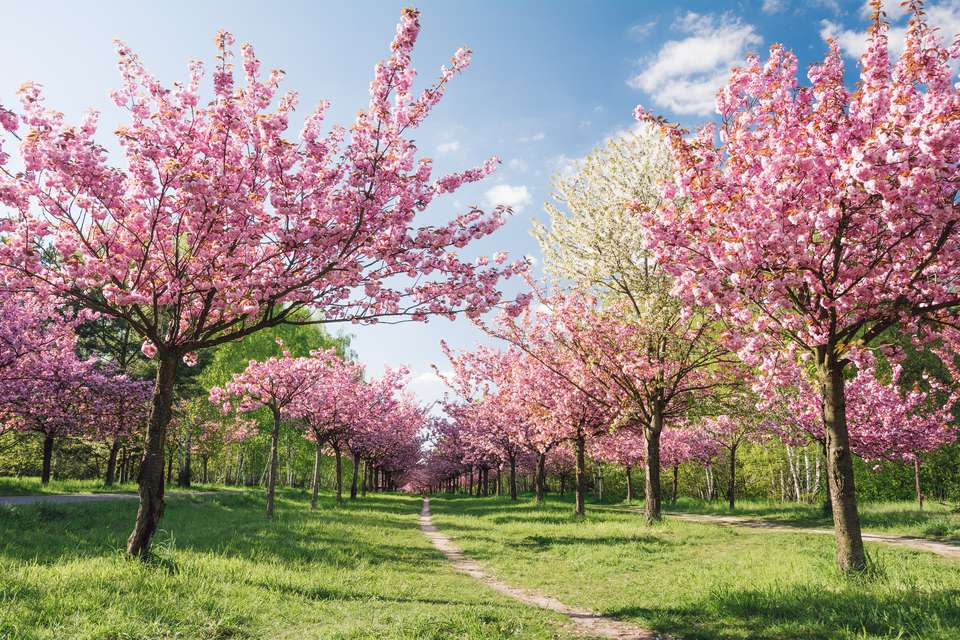
#> input picture cherry2.jpg, 960 x 640 px
$ python resize.py
#> lines starting #> are read from the running program, lines starting #| are printed output that depends on the picture
import numpy as np

import cv2

img=cv2.imread('cherry2.jpg',1)
#> img is the input picture: shape (640, 960, 3); mean B, G, R 130, 142.1, 156.7

#scale

img_half=cv2.resize(img,(0,0),fx=0.5,fy=0.5)
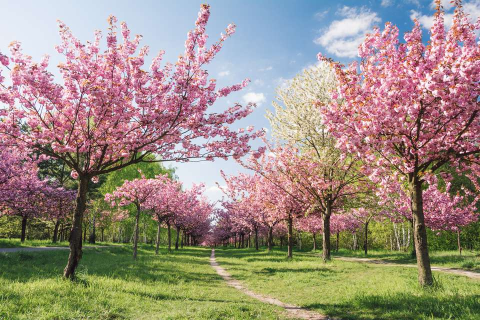
#> img_half: shape (320, 480, 3); mean B, G, R 130.1, 142.2, 156.8
img_stretch=cv2.resize(img,(600,600))
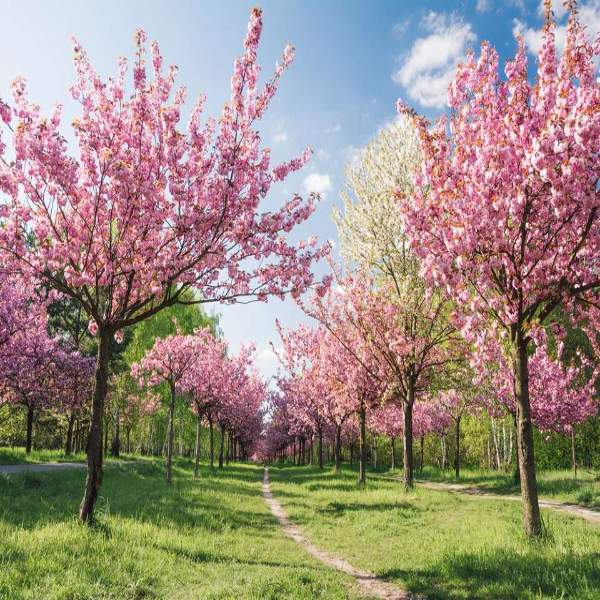
#> img_stretch: shape (600, 600, 3); mean B, G, R 129.8, 142, 156.6
img_stretch_near=cv2.resize(img,(600,600),interpolation=cv2.INTER_NEAREST)
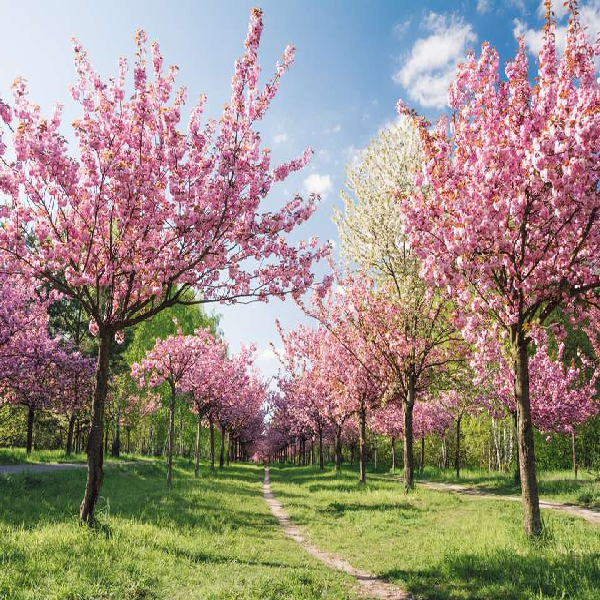
#> img_stretch_near: shape (600, 600, 3); mean B, G, R 130.1, 142.1, 156.8

cv2.imshow("half",img_half)
cv2.imshow("expand",img_stretch)
cv2.imshow("expand2",img_stretch_near)


#rotation

M=cv2.getRotationMatrix2D((0,0),-80,1)
rotate=cv2.warpAffine(img,M,(img.shape[1],img.shape[0]))
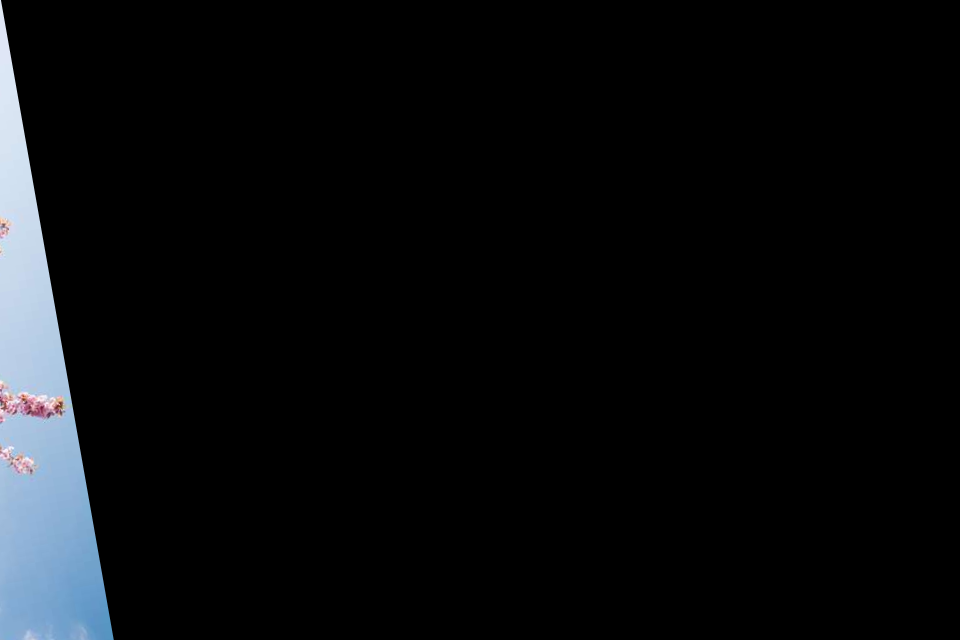
#> rotate: shape (640, 960, 3); mean B, G, R 13.1, 11.3, 9.8

cv2.imshow("rotate",rotate)


cv2.waitKey(0)
cv2.destroyAllWindows()

$ run again, with butterfly.jpg copied over cherry2.jpg
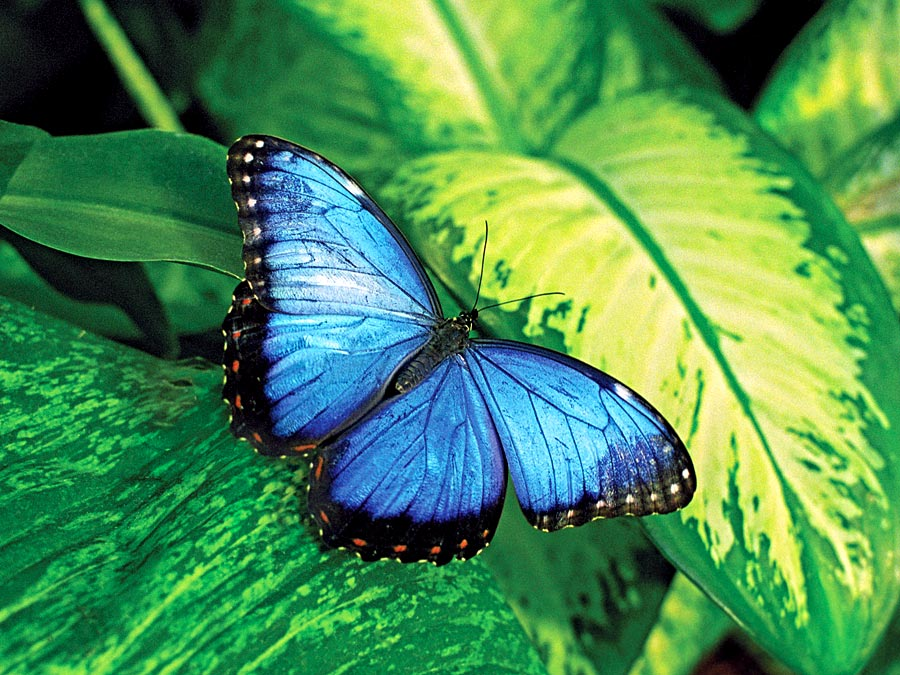
#> input picture butterfly.jpg, 900 x 675 px
#> img is the input picture: shape (675, 900, 3); mean B, G, R 85, 142.2, 75.5
#> `img_stretch_near=cv2.resize(img,(600,600),interpolation=cv2.INTER_NEAR..`:
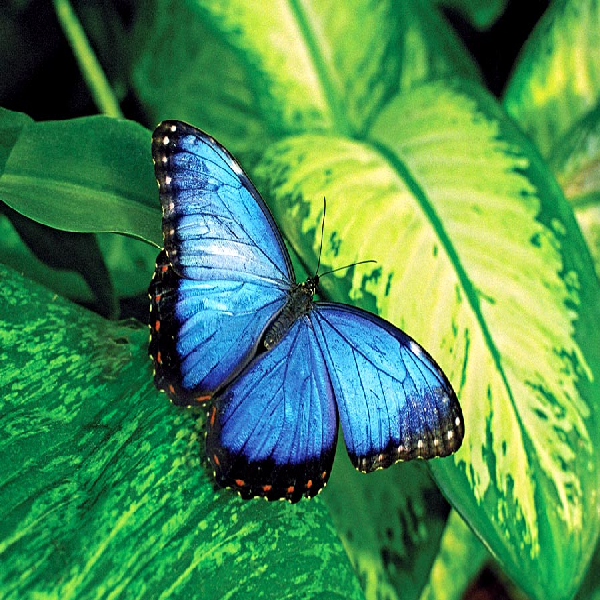
#> img_stretch_near: shape (600, 600, 3); mean B, G, R 85, 142.1, 75.5
#> `rotate=cv2.warpAffine(img,M,(img.shape[1],img.shape[0]))`:
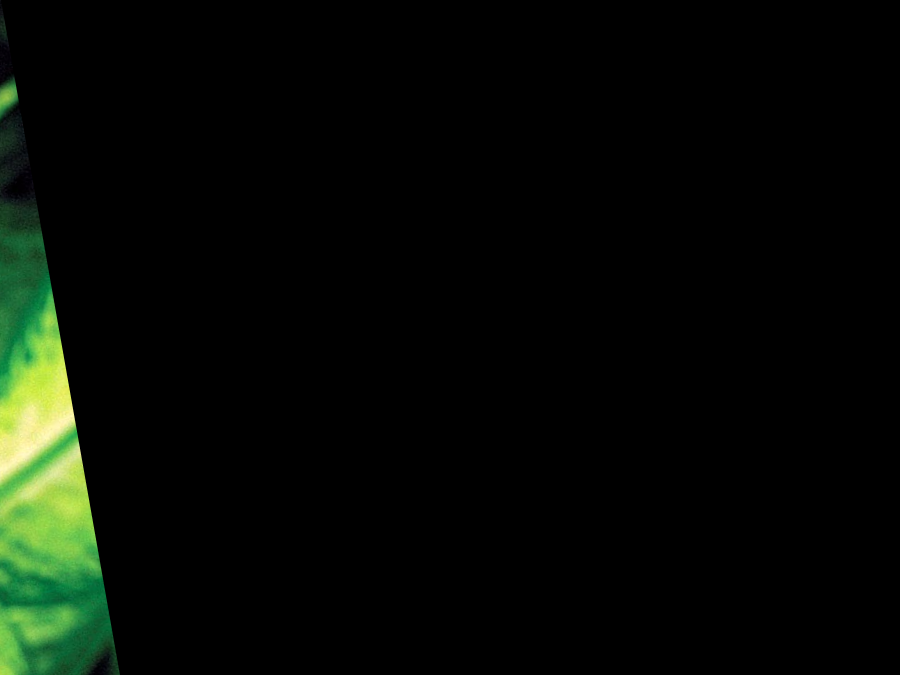
#> rotate: shape (675, 900, 3); mean B, G, R 4.8, 10.3, 6.1
